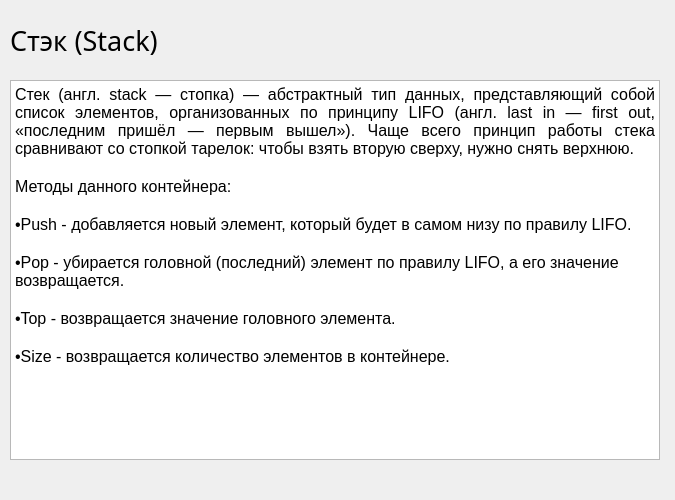
<?xml version="1.0" encoding="UTF-8"?>
<ui version="4.0">
 <class>u_stack_info</class>
 <widget class="QDialog" name="u_stack_info">
  <property name="geometry">
   <rect>
    <x>0</x>
    <y>0</y>
    <width>675</width>
    <height>500</height>
   </rect>
  </property>
  <property name="minimumSize">
   <size>
    <width>675</width>
    <height>500</height>
   </size>
  </property>
  <property name="maximumSize">
   <size>
    <width>1000</width>
    <height>550</height>
   </size>
  </property>
  <property name="windowTitle">
   <string>Dialog</string>
  </property>
  <property name="styleSheet">
   <string notr="true">QLabel#label_2{
background-color: cyan;
border-radius: 10px;
color: black;
text-decoration: none;
}
a{
text-decoration: none;
}
</string>
  </property>
  <widget class="QLabel" name="label">
   <property name="geometry">
    <rect>
     <x>10</x>
     <y>20</y>
     <width>651</width>
     <height>41</height>
    </rect>
   </property>
   <property name="font">
    <font>
     <family>Bahnschrift</family>
     <pointsize>20</pointsize>
    </font>
   </property>
   <property name="text">
    <string>Стэк (Stack)</string>
   </property>
  </widget>
  <widget class="QTextBrowser" name="textBrowser">
   <property name="geometry">
    <rect>
     <x>10</x>
     <y>80</y>
     <width>650</width>
     <height>380</height>
    </rect>
   </property>
   <property name="html">
    <string>&lt;!DOCTYPE HTML PUBLIC &quot;-//W3C//DTD HTML 4.0//EN&quot; &quot;http://www.w3.org/TR/REC-html40/strict.dtd&quot;&gt;
&lt;html&gt;&lt;head&gt;&lt;meta name=&quot;qrichtext&quot; content=&quot;1&quot; /&gt;&lt;meta charset=&quot;utf-8&quot; /&gt;&lt;style type=&quot;text/css&quot;&gt;
p, li { white-space: pre-wrap; }
hr { height: 1px; border-width: 0; }
li.unchecked::marker { content: &quot;\2610&quot;; }
li.checked::marker { content: &quot;\2612&quot;; }
&lt;/style&gt;&lt;/head&gt;&lt;body style=&quot; font-family:'Segoe UI'; font-size:9pt; font-weight:400; font-style:normal;&quot;&gt;
&lt;p align=&quot;justify&quot; style=&quot; margin-top:0px; margin-bottom:0px; margin-left:0px; margin-right:0px; -qt-block-indent:0; text-indent:0px;&quot;&gt;&lt;span style=&quot; font-size:12pt;&quot;&gt;Стек (англ. stack — стопка) — абстрактный тип данных, представляющий собой список элементов, организованных по принципу LIFO (англ. last in — first out, «последним пришёл — первым вышел»). Чаще всего принцип работы стека сравнивают со стопкой тарелок: чтобы взять вторую сверху, нужно снять верхнюю.&lt;/span&gt;&lt;/p&gt;
&lt;p style=&quot;-qt-paragraph-type:empty; margin-top:0px; margin-bottom:0px; margin-left:0px; margin-right:0px; -qt-block-indent:0; text-indent:0px; font-size:12pt;&quot;&gt;&lt;br /&gt;&lt;/p&gt;
&lt;p align=&quot;justify&quot; style=&quot; margin-top:0px; margin-bottom:0px; margin-left:0px; margin-right:0px; -qt-block-indent:0; text-indent:0px;&quot;&gt;&lt;span style=&quot; font-size:12pt;&quot;&gt;Методы данного контейнера: &lt;/span&gt;&lt;/p&gt;
&lt;p style=&quot;-qt-paragraph-type:empty; margin-top:0px; margin-bottom:0px; margin-left:0px; margin-right:0px; -qt-block-indent:0; text-indent:0px; font-size:12pt;&quot;&gt;&lt;br /&gt;&lt;/p&gt;
&lt;p style=&quot; margin-top:0px; margin-bottom:0px; margin-left:0px; margin-right:0px; -qt-block-indent:0; text-indent:0px;&quot;&gt;&lt;span style=&quot; font-size:12pt;&quot;&gt;•Push - добавляется новый элемент, который будет в самом низу по правилу LIFO.&lt;/span&gt;&lt;/p&gt;
&lt;p style=&quot;-qt-paragraph-type:empty; margin-top:0px; margin-bottom:0px; margin-left:0px; margin-right:0px; -qt-block-indent:0; text-indent:0px; font-size:12pt;&quot;&gt;&lt;br /&gt;&lt;/p&gt;
&lt;p style=&quot; margin-top:0px; margin-bottom:0px; margin-left:0px; margin-right:0px; -qt-block-indent:0; text-indent:0px;&quot;&gt;&lt;span style=&quot; font-size:12pt;&quot;&gt;•Pop - убирается головной (последний) элемент по правилу LIFO, а его значение возвращается.&lt;/span&gt;&lt;/p&gt;
&lt;p style=&quot;-qt-paragraph-type:empty; margin-top:0px; margin-bottom:0px; margin-left:0px; margin-right:0px; -qt-block-indent:0; text-indent:0px; font-size:12pt;&quot;&gt;&lt;br /&gt;&lt;/p&gt;
&lt;p style=&quot; margin-top:0px; margin-bottom:0px; margin-left:0px; margin-right:0px; -qt-block-indent:0; text-indent:0px;&quot;&gt;&lt;span style=&quot; font-size:12pt;&quot;&gt;•Top - возвращается значение головного элемента.&lt;/span&gt;&lt;/p&gt;
&lt;p style=&quot;-qt-paragraph-type:empty; margin-top:0px; margin-bottom:0px; margin-left:0px; margin-right:0px; -qt-block-indent:0; text-indent:0px; font-size:12pt;&quot;&gt;&lt;br /&gt;&lt;/p&gt;
&lt;p align=&quot;justify&quot; style=&quot; margin-top:0px; margin-bottom:0px; margin-left:0px; margin-right:0px; -qt-block-indent:0; text-indent:0px;&quot;&gt;&lt;span style=&quot; font-size:12pt;&quot;&gt;•Size - возвращается количество элементов в контейнере.&lt;/span&gt;&lt;/p&gt;&lt;/body&gt;&lt;/html&gt;</string>
   </property>
  </widget>
 </widget>
 <resources/>
 <connections/>
</ui>
